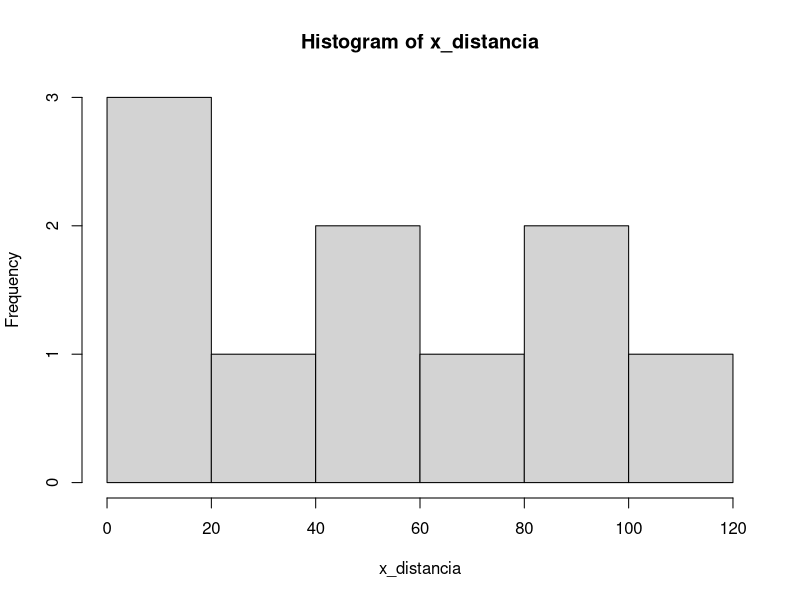
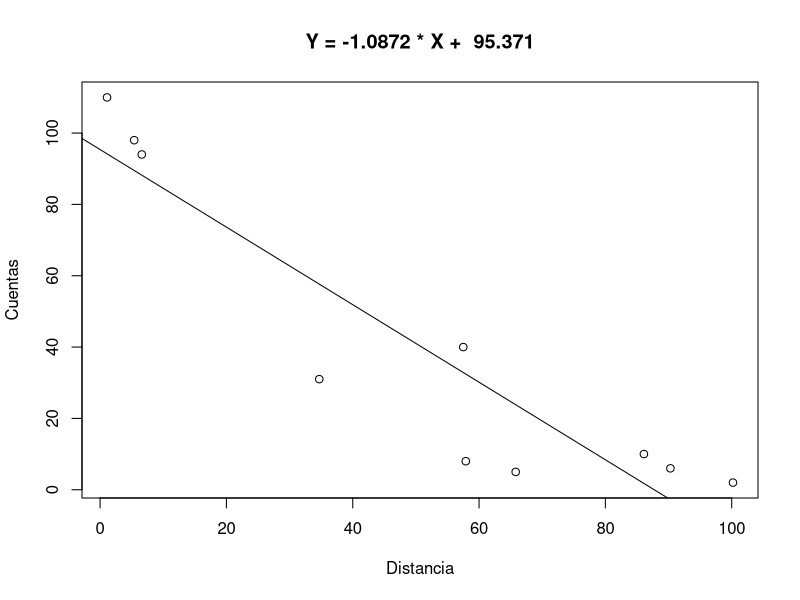
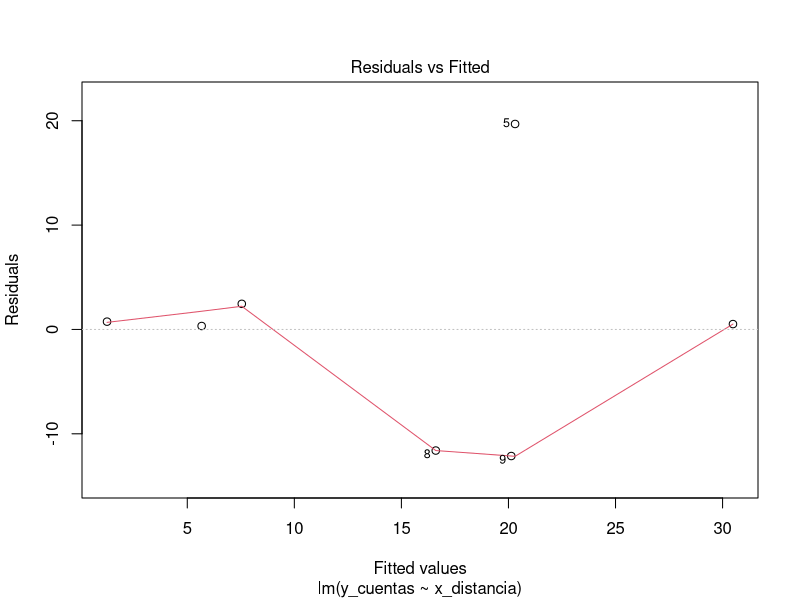
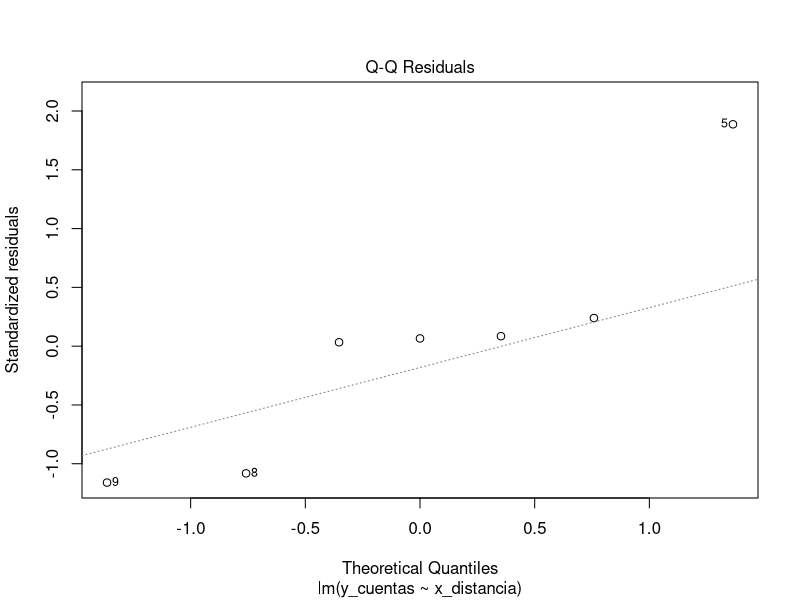
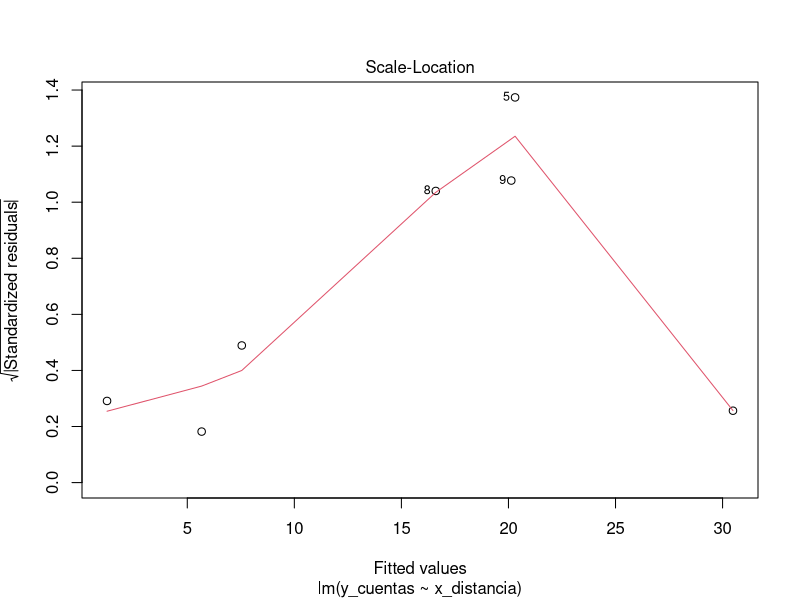
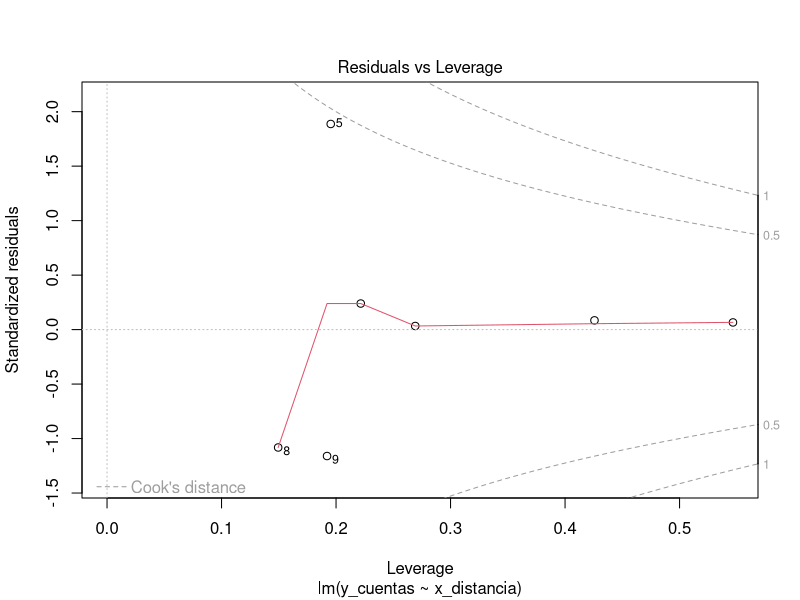
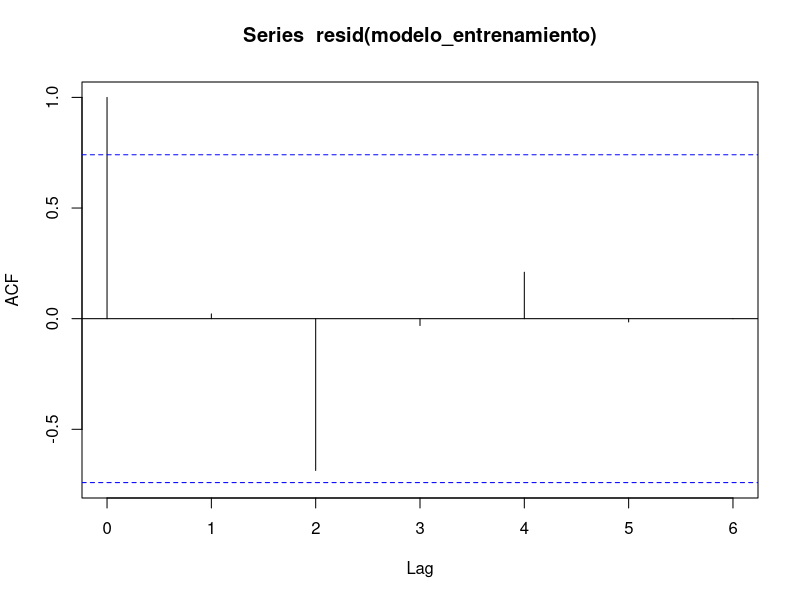

Generate these figures, in order, with R:
## ---- chunk 1
knitr::opts_chunk$set(echo = TRUE)
## ---- chunk 2
y_cuentas = c(110,2,6,98,40,94,31,5,8,10)
x_distancia = c(1.1,100.2,90.3,5.4,57.5,6.6,34.7,65.8,57.9,86.1)
## ---- chunk 3
modelo <- lm(y_cuentas ~ x_distancia)
anova(modelo)
## ---- chunk 4
hist(x_distancia)

## ---- chunk 5
shapiro.test(x_distancia)
## ---- chunk 6

xy = y_cuentas * x_distancia
xy


## ---- chunk 7
x_cuadrado <- x_distancia^2

x_cuadrado

## ---- chunk 8

tabla_datos <- data.frame(y_cuentas, x_distancia, xy, x_cuadrado)



## ---- chunk 9

library(kableExtra)
kable(tabla_datos, caption = "Tabla de Datos") %>%
  kable_styling(full_width = F)
  
## ---- chunk 10

#primer sumatorio

sum1 = sum (tabla_datos$y_cuentas)

#segundo sumatorio

sum2 =  (tabla_datos$x_distancia)

#tercer sumatorio

sum3 = (tabla_datos$xy)

#cuarto sumatorio

sum4 = (tabla_datos$x_cuadrado)


## ---- chunk 11



sum.y_cuentas <- sum(tabla_datos$y_cuentas)
sum.x_distancia <- sum(tabla_datos$x_distancia)
sum.xy <- sum(tabla_datos$xy)
sum.x_cuadrado <- sum(tabla_datos$x_cuadrado)

row.sums <- c(sum.y_cuentas,sum.x_distancia,sum.xy,sum.x_cuadrado)

tabla_datos_final <- rbind(tabla_datos, row.sums)

tabla_datos_final


## ---- chunk 12
modelo <- lm(y_cuentas ~ x_distancia)

## ---- chunk 13

plot(x_distancia, y_cuentas, main = paste("Y =", round(modelo$coefficients[2],4),"* X + ", round(modelo$coefficients[1],4)), xlab = "Distancia", ylab = "Cuentas")
abline(modelo)

## ---- chunk 14
residuos <- resid(modelo)
residuos

residuos_estandarizados <- rstandard(modelo)
residuos_estandarizados

residuos_estudentizados <- rstudent(modelo)
residuos_estudentizados
## ---- chunk 15
predict(modelo, newdata = data.frame(x_distancia = 6.6))

## ---- chunk 16
set.seed(12345)
entrenamiento <- sample(1:nrow(tabla_datos), 0.7*nrow(tabla_datos))
validacion <- setdiff(1:nrow(tabla_datos), entrenamiento)

## ---- chunk 17
modelo_entrenamiento <- lm(y_cuentas ~ x_distancia, data = tabla_datos, subset = entrenamiento)

## ---- chunk 18
summary(modelo_entrenamiento)

## ---- chunk 19
#Varianza explicada:
ssr = sum(residuos^2) 

#Varianza no explicada:
sse = sum((y_cuentas - predict(modelo))^2)
## ---- chunk 20
library(caret)
cv <- trainControl(method = "cv", number = 10)
modelo_cross <- train(y_cuentas ~ x_distancia, data = tabla_datos, method = "lm", trControl = cv)

## ---- chunk 21
influence.measures(modelo_entrenamiento)

## ---- chunk 22
plot(modelo_entrenamiento)

## ---- chunk 23
acf(resid(modelo_entrenamiento))
